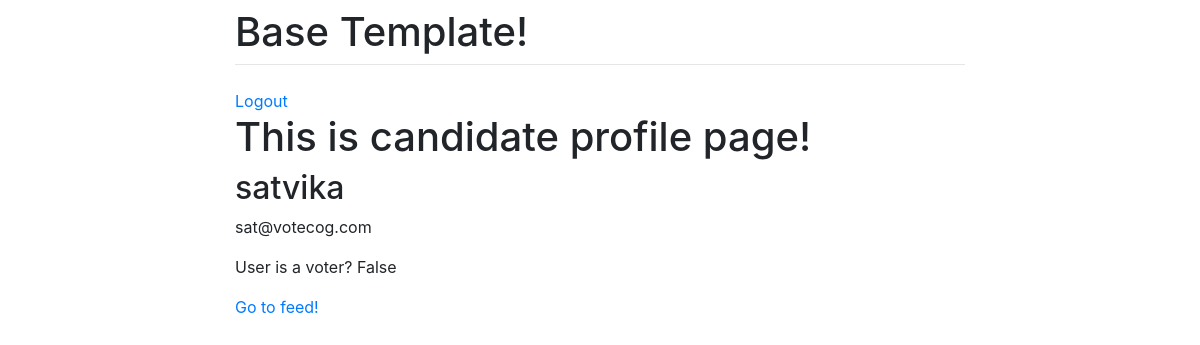
/profile/ (signed in), run on an earlier commit of the app's database.
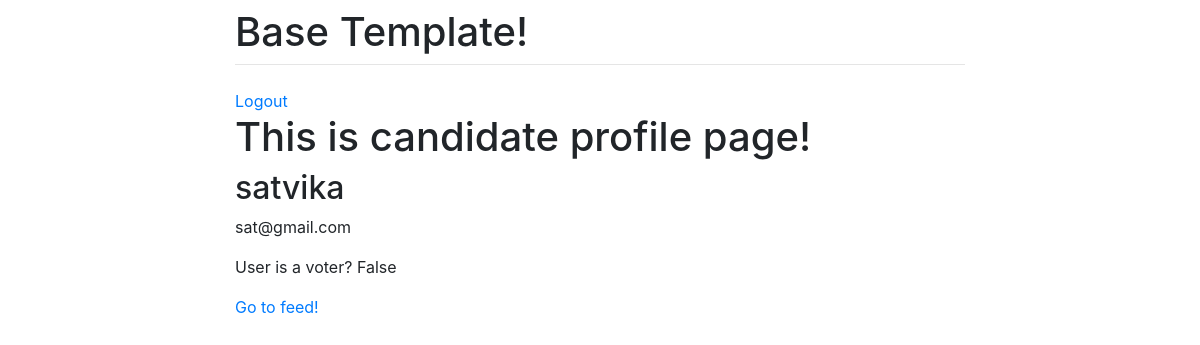
And on a later commit of the database.
### accounts/models.py (models this page shows, shortened)
class Account(AbstractBaseUser):
    email = models.EmailField(verbose_name="email", max_length=60, unique=True)
    username = models.CharField(max_length=30, unique=True)
    date_joined = models.DateTimeField(verbose_name='date joined', auto_now_add=True)
    last_login = models.DateTimeField(verbose_name='last login', auto_now=True)
    is_voter = models.BooleanField(default=True)
    is_admin = models.BooleanField(default=False)
    is_staff = models.BooleanField(default=False)
    is_active = models.BooleanField(default=True)
    is_superuser = models.BooleanField(default=False)
    USERNAME_FIELD = 'username'
    REQUIRED_FIELDS = ['email','is_voter']
    objects = MyAccountManager()

### accounts/views.py (the view)
# urls.py: path('profile/', views.profile, name='profile'),
@login_required
def profile(request):
    if request.user.is_voter:
        return render(request, 'accounts/voter.html')
    else:
        return render(request, 'accounts/candidate.html')

### templates/accounts/candidate.html
{% extends "base.html" %}
{% block content %}
{% if user.is_authenticated %}
    <a href="{% url 'logout' %}">Logout</a>
    <h1>This is candidate profile page!</h1>
    <h2>{{ user.username }}</h2>
    <p>{{ user.email }}</p>
    {% if user.is_voter %}
        <p>User is a voter? {{user.is_voter}}</p>
    {% else %}
        <p>User is a voter? {{user.is_voter}}</p>
    {% endif %}
    <a href="{% url 'blog:post_list' %}">Go to feed!</a>
{% endif %}
{% endblock content %}

What changed in the data, as far as the page shows it:
changed Account "satvika": email "sat@votecog.com" → "sat@gmail.com"
